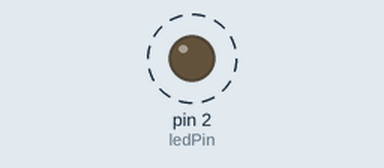
The sketch below on a simulated Arduino Uno, built with avr-gcc and run on an emulated ATmega328P. Shown: output pins drawn as LEDs (lit = HIGH). Dashed ring = blinking.

Above: at 0.2 s.
Timing chart, 0 to 5.7 s (numbered marks = the images above):
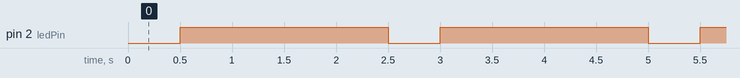

Measured:
- by itself, pin 2 (ledPin): alternates HIGH for 2.0 s and LOW for 0.50 s

The sketch:

new_millis.ino
```cpp
unsigned long prevMillis = 0;
const int ledPin = 2;
bool ledState = LOW;

void setup() {
  pinMode(ledPin, OUTPUT);
  digitalWrite(ledPin, ledState);
}

void loop() {
  unsigned long curMillis = millis();

  if (ledState && (curMillis - prevMillis >= 2000)) {
    ledState = !ledState;
    digitalWrite(ledPin, ledState);
    prevMillis = curMillis;
  } else if (!ledState && (curMillis - prevMillis >= 500)) {
    ledState = !ledState;
    digitalWrite(ledPin, ledState);
    prevMillis = curMillis;
  }
}
```
